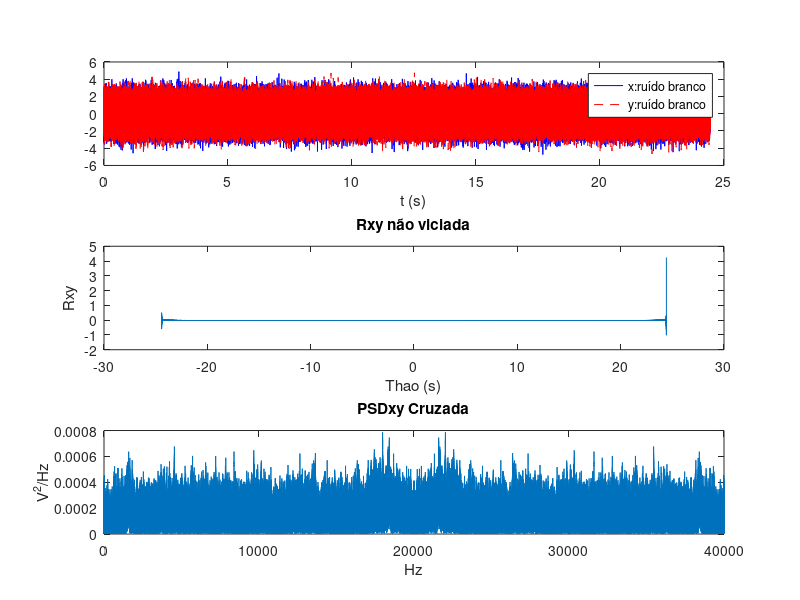
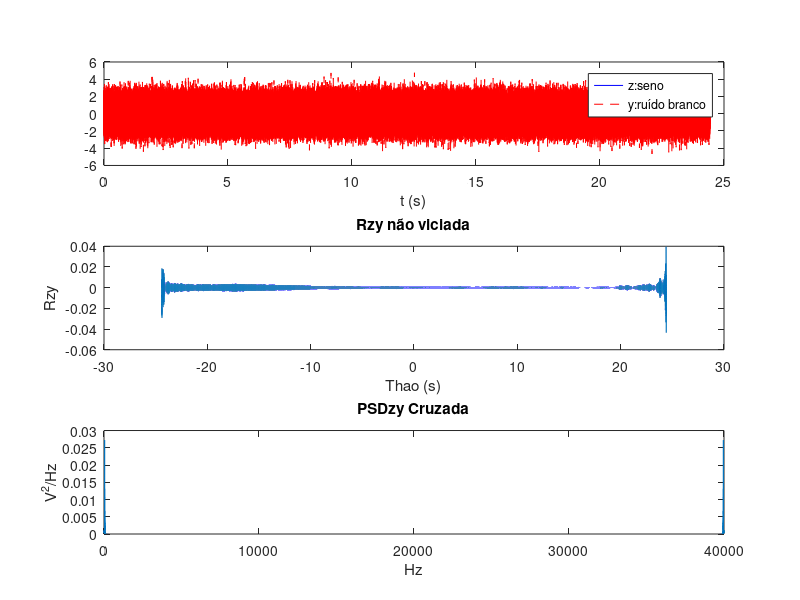
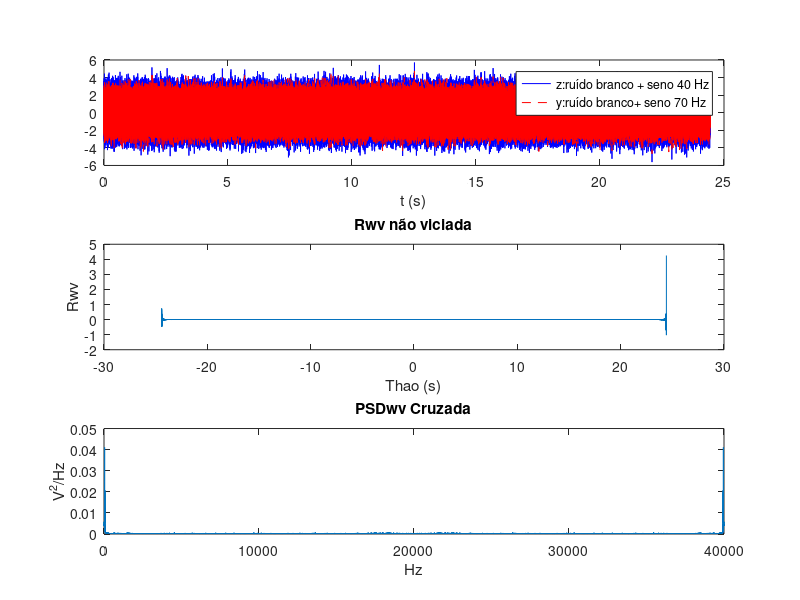
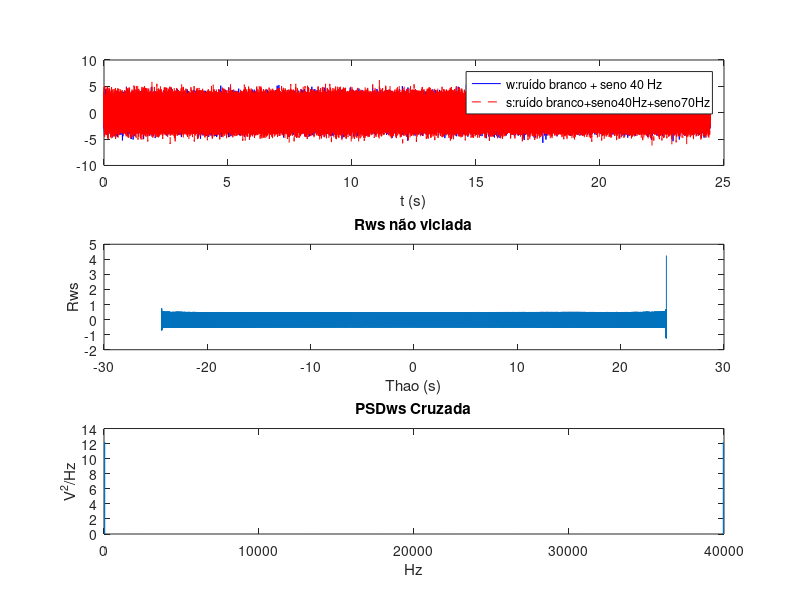

MATLAB code to generate these figures, in order:
%Funão de Correlação Cruzada Rxy(Thao);Densidade Espectral Cruzada Pxy(f)-
%21/06/2023
clear all
close all
clc

f=40; %Hz
fs=1000*f; % freq. amostragem
ts=1/fs; % tempo de amostragem
L=977;%97-977 %número primo para ter número do ciclos completos da seoide para evitar vazamento espectral
N=L*fs/f; %fs/f=N/L; onde L número primo
t=[0:N-1]*ts;
T=t(end); %tempo do sinal em segundos

%===Dois Ruídos Brancos independentes
 x=randn(1,N);
 y=randn(1,N);
 [Rxy_u, Lags_xy]=xcorr (x,y,'unbiased');
 N_Rxy_u=length(Lags_xy);
 Thao_u = Lags_xy*ts;
 T_u= Thao_u(end)-Thao_u(1);  % Período temporal(duração) do sinal Rxy_u
 Exy=abs(fft(Rxy_u)); % Note que a Rxy é de segunda ordem, i.e., Exy é o espectro de energia cruzada e não de potência
 N_Exy=length(Exy); % número de pontos do espectro de energia
 PSDxy_u=Exy/fs; % Densidade Espectral de Potência cruzada, sendo a sua unidade (V^2/Hz)
 df_PSDxy_u=1/T_u;  % resolução espectral da PSDxy
 Esc_f_PSDxy_u=[0:N_Exy-1]*df_PSDxy_u;
 figure
 subplot(3,1,1)
 plot(t,x,'b',t,y,'r--')
 legend('x:ruído branco','y:ruído branco')
 xlabel('t (s)')
 subplot(3,1,2)
 plot(Thao_u,Rxy_u)
 xlabel('Thao (s)')
 ylabel ('Rxy')
 title ('Rxy não viciada')
 subplot(3,1,3)
 plot(Esc_f_PSDxy_u,PSDxy_u)
 xlabel('Hz')
 ylabel ('V^2/Hz')
 title ('PSDxy Cruzada')

%=====(z=seno de 40 Hz) com (y=ruído branco)
fase=0;
A=1; % amplitude em voltios (V)
z=A*sin(2*pi*f*t + fase);

%===Rxy não viciada
 [Rzy_u, Lags_zy]=xcorr (z,y,'unbiased');
 N_Rzy_u=length(Lags_zy);
 Thao_u = Lags_zy*ts;
 T_u= Thao_u(end)-Thao_u(1);  % Período temporal(duração) do sinal Rxy_u
 Ezy=abs(fft(Rzy_u)); % Note que a Rxy é de segunda ordem, i.e., Exy é o espectro de energia cruzada e não de potência
 N_Ezy=length(Ezy); % número de pontos do espectro de energia
 PSDzy_u=Ezy/fs; % Densidade Espectral de Potência cruzada, sendo a sua unidade (V^2/Hz)
 df_PSDzy_u=1/T_u;  % resolução espectral da PSDxy
 Esc_f_PSDzy_u=[0:N_Ezy-1]*df_PSDzy_u;

 figure
 subplot(3,1,1)
 plot(t,z,'b',t,y,'r--')
 legend('z:seno','y:ruído branco')
 xlabel('t (s)')
 subplot(3,1,2)
 plot(Thao_u,Rzy_u)
 xlabel('Thao (s)')
 ylabel ('Rzy')
 title ('Rzy não viciada')
 subplot(3,1,3)
 plot(Esc_f_PSDzy_u,PSDzy_u)
 xlabel('Hz')
 ylabel ('V^2/Hz')
 title ('PSDzy Cruzada')

%===== (w=ruido branco+seno 40Hz) com (v=ruido branco + seno de 70 Hz)
w=x+z;
f2=70; % freq
v=y+A*sin(2*pi*f2*t + fase);
%===Rxy não viciada
 [Rwv_u, Lags_wv]=xcorr (w,v,'unbiased');
 N_Rwv_u=length(Lags_wv);
 Thao_u = Lags_wv*ts;
 T_u= Thao_u(end)-Thao_u(1);  % Período temporal(duração) do sinal Rxy_u
 Ewv=abs(fft(Rwv_u)); % Note que a Rxy é de segunda ordem, i.e., Exy é o espectro de energia cruzada e não de potência
 N_Ewv=length(Ewv); % número de pontos do espectro de energia
 PSDwv_u=Ewv/fs; % Densidade Espectral de Potência cruzada, sendo a sua unidade (V^2/Hz)
 df_PSDwv_u=1/T_u;  % resolução espectral da PSDxy
 Esc_f_PSDwv_u=[0:N_Ewv-1]*df_PSDwv_u;

 figure
 subplot(3,1,1)
 plot(t,v,'b',t,y,'r--')
 legend('z:ruído branco + seno 40 Hz','y:ruído branco+ seno 70 Hz')
 xlabel('t (s)')
 subplot(3,1,2)
 plot(Thao_u,Rwv_u)
 xlabel('Thao (s)')
 ylabel ('Rwv')
 title ('Rwv não viciada')
 subplot(3,1,3)
 plot(Esc_f_PSDwv_u,PSDwv_u)
 xlabel('Hz')
 ylabel ('V^2/Hz')
 title ('PSDwv Cruzada')

%===== (w=ruido branco+seno 40Hz) com (ruido branco + seno de 70 Hz + seno de
%40 Hz s=v+z)
s=v+z;
 [Rws_u, Lags_ws]=xcorr (w,s,'unbiased');
 N_Rws_u=length(Lags_ws);
 Thao_u = Lags_ws*ts;
 T_u= Thao_u(end)-Thao_u(1);  % Período temporal(duração) do sinal Rxy_u
 Ews=abs(fft(Rws_u)); % Note que a Rxy é de segunda ordem, i.e., Exy é o espectro de energia cruzada e não de potência
 N_Ews=length(Ews); % número de pontos do espectro de energia
 PSDws_u=Ews/fs; % Densidade Espectral de Potência cruzada, sendo a sua unidade (V^2/Hz)
 df_PSDws_u=1/T_u;  % resolução espectral da PSDxy
 Esc_f_PSDws_u=[0:N_Ews-1]*df_PSDws_u;

 figure
 subplot(3,1,1)
 plot(t,w,'b',t,s,'r--')
 legend('w:ruído branco + seno 40 Hz','s:ruído branco+seno40Hz+seno70Hz')
 xlabel('t (s)')
 subplot(3,1,2)
 plot(Thao_u,Rws_u)
 xlabel('Thao (s)')
 ylabel ('Rws')
 title ('Rws não viciada')
 subplot(3,1,3)
 plot(Esc_f_PSDws_u,PSDws_u)
 xlabel('Hz')
 ylabel ('V^2/Hz')
 title ('PSDws Cruzada')


